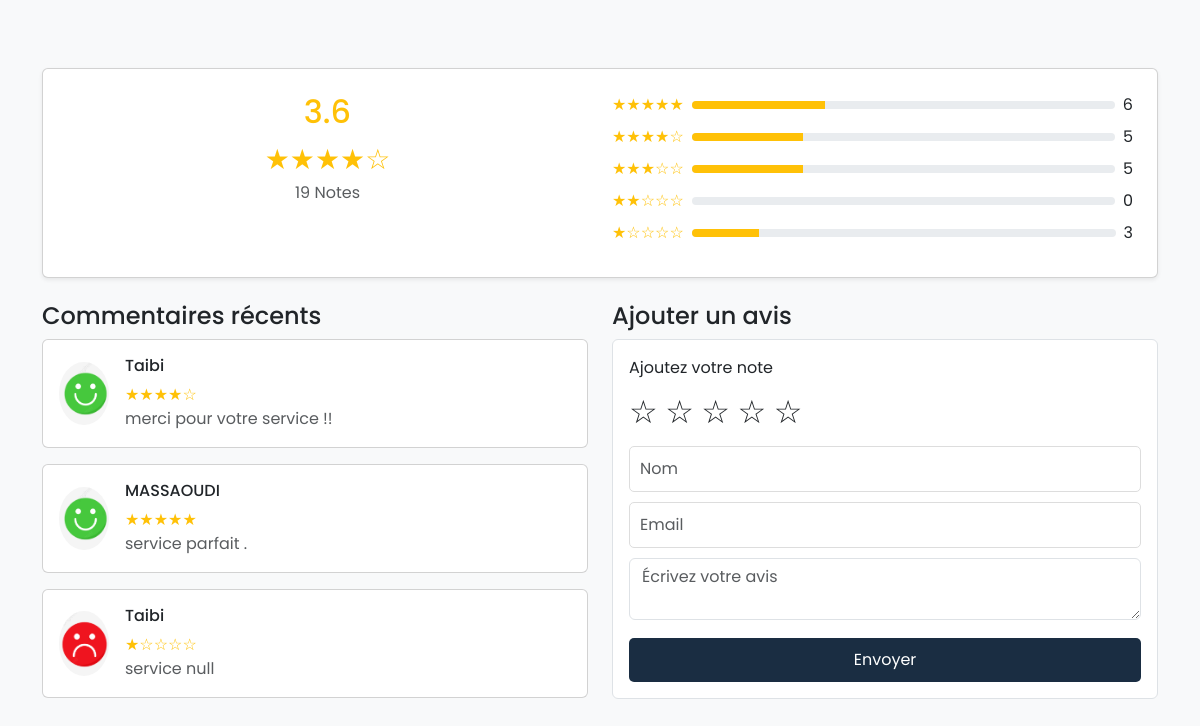
/pages/avis4.php, run on the app's committed database.
### tables this page shows
CREATE TABLE "avis" (
	"idAvis"	INTEGER,
	"idClient"	INTEGER,
	"emailClient"	TEXT,
	"textAvis"	TEXT,
	"noteAvis"	INTEGER,
	PRIMARY KEY("idAvis" AUTOINCREMENT),
	FOREIGN KEY("emailClient") REFERENCES "client"("emailClient"),
	FOREIGN KEY("idClient") REFERENCES "client"("idClient")
);

CREATE TABLE "client" (
	"idClient"	INTEGER,
	"nomClient"	TEXT,
	"prenomClient"	TEXT,
	"emailClient"	TEXT,
	"mot_de_passeClient"	TEXT,
	"telClient"	TEXT,
	"adresseClient"	TEXT,
	"marque"	TEXT,
	"modele"	TEXT,
	"carburant"	TEXT,
	PRIMARY KEY("idClient" AUTOINCREMENT)
);

### pages/avis4.php (the view, shortened to what this page needs)
<?php
try {
    $pdo = new PDO("sqlite:" . __DIR__ . "/../base de donnee/VroomIfy.db");
    $pdo->setAttribute(PDO::ATTR_ERRMODE, PDO::ERRMODE_EXCEPTION);
    try {
        $query = "SELECT AVG(noteAvis) as moyenne, COUNT(*) as total FROM avis";
        $stmt = $pdo->query($query);
        $result = $stmt->fetch(PDO::FETCH_ASSOC);
        $moyenne = is_numeric($result['moyenne']) ? number_format($result['moyenne'], 1) : null;
        $totalVotes = $result['total'];
    } catch (PDOException $e) {
        $moyenne = null;
        $totalVotes = 0;
    }
    try {
        $query = "
            SELECT noteAvis, COUNT(*) as count
            FROM avis
            GROUP BY noteAvis
            ORDER BY noteAvis DESC
        ";
        $stmt = $pdo->query($query);
        $noteCounts = $stmt->fetchAll(PDO::FETCH_KEY_PAIR);
        $percentages = [];
        for ($i = 5; $i >= 1; $i--) {
            $percentages[$i] = $totalVotes > 0 ? ($noteCounts[$i] ?? 0) / $totalVotes * 100 : 0;
        }
    } catch (PDOException $e) {
        $noteCounts = [];
        $percentages = [];
        $totalVotes = 0;
    }
    $query = '
        SELECT
            a.idAvis,
            a.textAvis,
            a.noteAvis,
            c.nomClient
        FROM avis a
        JOIN client c ON a.idClient = c.idClient
        ORDER BY a.idAvis DESC
        LIMIT 3
    ';
    $stmt = $pdo->query($query);
    $avis = $stmt->fetchAll(PDO::FETCH_ASSOC);
} catch (PDOException $e) {
    $avis = [];
    $errorMessage = 'Erreur de connexion à la base de données : ' . $e->getMessage();
}
function getImageAvis($note) {
    if ($note >= 4) {
        return "/VroomIfy-4/images/sourir.png";
    } elseif ($note >= 2) {
        return "/VroomIfy-4/images/neutre.png";
    } else {
        return "/VroomIfy-4/images/facher.png";
    }
}
function getStars($note) {
    $fullStars = floor($note);
    $halfStar = ($note - $fullStars) >= 0.5 ? "★" : "";
    $emptyStars = 5 - $fullStars - ($halfStar ? 1 : 0);
    return str_repeat('★', $fullStars) . $halfStar . str_repeat('☆', $emptyStars);
}
?>
<!DOCTYPE html>
<html lang="fr">
<head>
    <link rel="stylesheet" href="/VroomIfy-4/styles/accueil.css?v=<?php echo time(); ?>">
    <link rel="stylesheet" href="https://cdn.jsdelivr.net/npm/bootstrap@5.3.0-alpha1/dist/css/bootstrap.min.css">
</head>
<body>
<section id="avis" class="avis">
    <div class="bg-light">
        <div class="container mt-5">
            <div class="card p-4 shadow-sm">
                <div class="row">
                    <div class="col-md-6 text-center">
                        <h2 class="text-warning"><?= $moyenne !== null ? $moyenne : "N/A" ?></h2>
                        <div class="text-warning fs-3"><?= $moyenne !== null ? getStars($moyenne) : "N/A" ?></div>
                        <p class="text-muted"><?= $totalVotes ?> Notes</p>
                    </div>
                    <div class="col-md-6">
                        <?php for ($i = 5; $i >= 1; $i--): ?>
                            <div class="d-flex align-items-center mb-2">
                                <span class="text-warning"><?= str_repeat('★', $i) . str_repeat('☆', 5 - $i) ?></span>
                                <div class="progress flex-grow-1 ms-2" style="height: 8px;">
                                    <div class="progress-bar bg-warning" style="width: <?= $percentages[$i] ?? 0 ?>%;"></div>
                                </div>
                                <span class="ms-2"><?= $noteCounts[$i] ?? 0 ?></span>
                            </div>
                        <?php endfor; ?>
                    </div>
                </div>
            </div>
            <div class="row mt-4">
                <div class="col-md-6">
                    <h4>Commentaires récents</h4>
                    <?php if (!empty($avis)): ?>
                        <?php foreach ($avis as $avisItem): ?>
                            <div class="card mb-3 p-3 d-flex flex-row align-items-center">
                                <img src="<?= getImageAvis($avisItem['noteAvis']) ?>" class="rounded-circle me-3" width="50">
                                <div>
                                    <h6><?= htmlspecialchars($avisItem['nomClient']) ?></h6>
                                    <div class="text-warning"><?= getStars($avisItem['noteAvis']) ?></div>
                                    <p class="text-muted mb-0"><?= htmlspecialchars($avisItem['textAvis']) ?></p>
                                </div>
                            </div>
                        <?php endforeach; ?>
                    <?php else: ?>
                        <p>Aucun avis à afficher.</p>
                    <?php endif; ?>
                </div>
                <div class="col-md-6">
                    <h4>Ajouter un avis</h4>
                    <form id="review-form" method="POST" action="/VroomIfy-4/pages/avis.php" class="p-3 border rounded bg-white">
                        <div class="mb-2">
                            <label class="form-label">Ajoutez votre note</label>
                            <div class="star-rating fs-3">
                                <span data-value="1">☆</span>
                                <span data-value="2">☆</span>
                                <span data-value="3">☆</span>
                                <span data-value="4">☆</span>
                                <span data-value="5">☆</span>
                            </div>
                        </div>
                        <input type="text" name="nom" class="form-control mb-2" placeholder="Nom" required oninvalid="this.setCustomValidity('Veuillez saisir votre nom !')" oninput="this.setCustomValidity('')" title="Veuillez saisir votre nom !">
                        <input type="email" name="email" class="form-control mb-2" placeholder="Email" required oninvalid="this.setCustomValidity('Veuillez saisir votre email valide !')" oninput="this.setCustomValidity('')" title="Veuillez saisir votre email valide ! ">
                        <textarea name="commentaire" class="form-control mb-2" placeholder="Écrivez votre avis" required oninvalid="this.setCustomValidity('Veuillez saisir un avis !')" oninput="this.setCustomValidity('')" title="Veuillez saisir un avis !"></textarea>
                        <button type="submit" class="btn btn-warning w-100">Envoyer</button>
                    </form>
                </div>
            </div>
        </div>
    </div>
</section>
</body>
</html>

### styles/accueil.css (style rules this page uses)
* { font-family: 'Poppins', sans-serif; }
#avis .bg-light { font-family: Arial, sans-serif; background-color: #f9f9f9; padding: 20px; }
#avis form input, form textarea { width: 100%; margin-top: 10px; padding: 10px; border: 1px solid #ddd; border-radius: 5px; }
#avis form button { background: #1a2d42; color: white; border: none; padding: 10px; margin-top: 10px; cursor: pointer; width: 100%; border-radius: 5px; }
#avis .star-rating span { font-size: 2rem; cursor: pointer; }

### data on the page
avis: idClient.nomClient "Taibi", noteAvis "★★★★☆", textAvis "merci pour votre service !!"
avis: idClient.nomClient "MASSAOUDI", noteAvis "★★★★★", textAvis "service parfait ."
avis: shows a picture, idClient.nomClient "Taibi", noteAvis "★☆☆☆☆", textAvis "service null"

### other printed values
$moyenne "3.6"
getStars($moyenne) "★★★★☆"
$totalVotes "19"
str_repeat('★', $i) "★★★★★"
$noteCounts[$i] "6"
str_repeat('★', $i) "★★★★"
str_repeat('☆', 5 - $i) "☆"
$noteCounts[$i] "5"
str_repeat('★', $i) "★★★"
str_repeat('☆', 5 - $i) "☆☆"
str_repeat('★', $i) "★★"
str_repeat('☆', 5 - $i) "☆☆☆"
$noteCounts[$i] "0"
str_repeat('★', $i) "★"
str_repeat('☆', 5 - $i) "☆☆☆☆"
